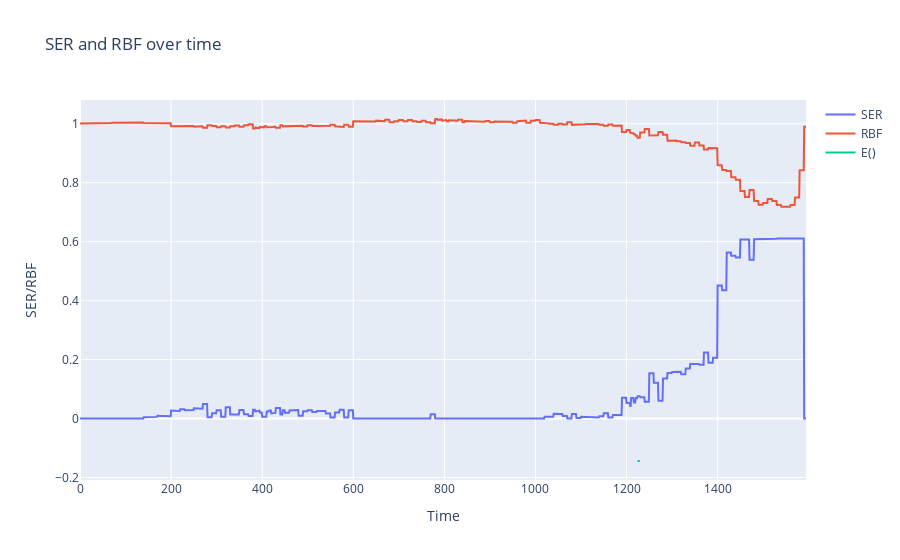

The cell this chart's notebook holds for it:
### Code cell
sers = np.apply_along_axis(ser, 1, fake_risks_history)
rbfs = np.apply_along_axis(rbf, 1, fake_evals_history)

# plot sers and rbfs
fig = go.Figure()
fig.add_trace(go.Scatter(x=np.arange(len(sers)), y=sers, mode='lines', name="SER"))
fig.add_trace(go.Scatter(x=np.arange(len(rbfs)), y=rbfs, mode='lines', name="RBF"))
fig.add_trace(go.Scatter(x=np.arange(len(fake_lasts)), y=fake_lasts, mode='lines', name="E()"))
fig.update_layout(title='SER and RBF over time', xaxis_title='Time', yaxis_title='SER/RBF')
fig.show()

### Figure 1 — Plotly figure (JSON) as saved in the notebook; plotly's stock layout.template omitted (floating-point values rounded to 4 significant figures; data arrays with more than 128 entries replaced by an {"elided": "..."} marker saying what was removed)
{"data": [{"mode": "lines", "name": "SER", "type": "scatter", "x": {"elided": "1595 int values"}, "y": {"elided": "1595 float values"}}, {"mode": "lines", "name": "RBF", "type": "scatter", "x": {"elided": "1595 int values"}, "y": {"elided": "1595 float values"}}, {"mode": "lines", "name": "E()", "type": "scatter", "x": {"elided": "1595 int values"}, "y": {"elided": "1595 float values"}}], "layout": {"title": {"text": "SER and RBF over time"}, "xaxis": {"title": {"text": "Time"}}, "yaxis": {"title": {"text": "SER/RBF"}}}}
